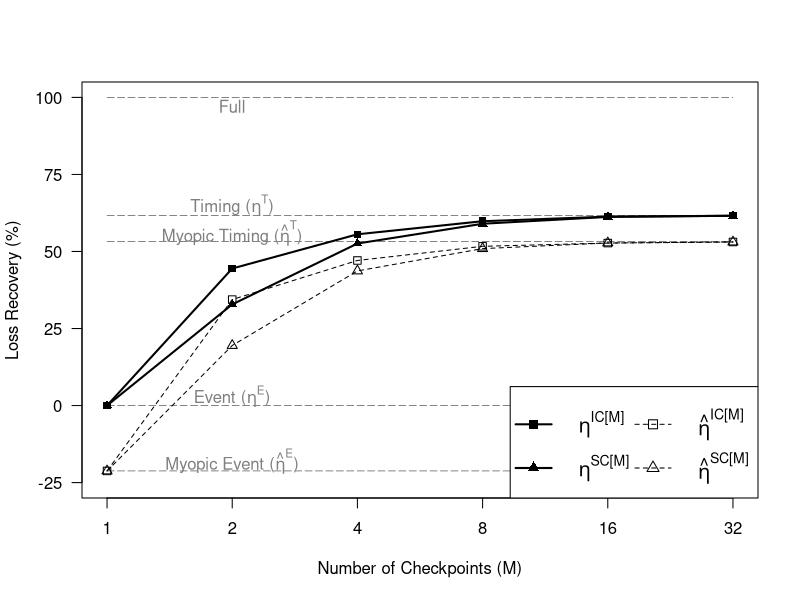

Recreate this plot in R.
#################
# R code for analyzing output and plot figures
# v3.0 (organized on 2014-05-02) for revision 2
# for Figure 5a (convergence of the checkpoint models) in the paper
# published on https://github.com/tong-wang/NVLearning
#################

#NEED TO FIRST SET R WORKING DIRECTORY TO WHERE THE FILES ARE LOCATED!!!
setwd("~/Dropbox/Research/CensoredDemand/NVLearning.git/output/Checkpoint_PowerOfTwo")


#read the output files
data_A <- read.table("NVLearning_CheckpointA.PowerOfTwo.txt", header=TRUE)[c("M", "Pi_A")]
data_B <- read.table("NVLearning_CheckpointB.PowerOfTwo.txt", header=TRUE)[c("M", "Pi_B")]
data_Am <- read.table("NVLearning_CheckpointA_myopic.PowerOfTwo.txt", header=TRUE)[c("M", "Pi_Am")]
data_Bm <- read.table("NVLearning_CheckpointB_myopic.PowerOfTwo.txt", header=TRUE)[c("M", "Pi_Bm")]

Pi_F <- 27.80394629
Pi_E <- 27.45002563
Pi_Em <- 27.3749171
Pi_T <- 27.66852677
Pi_Tm <- 27.63839435


#merge into one data frame
data <- merge(data_A, data_B, by=c("M"))
data <- merge(data, data_Am, by=c("M"))
data <- merge(data, data_Bm, by=c("M"))

#calculate profit gaps
data$Gap_A <- (data$Pi_A - Pi_E) / (Pi_F - Pi_E) * 100
data$Gap_B <- (data$Pi_B - Pi_E) / (Pi_F - Pi_E) * 100
data$Gap_Am <- (data$Pi_Am - Pi_E) / (Pi_F - Pi_E) * 100
data$Gap_Bm <- (data$Pi_Bm - Pi_E) / (Pi_F - Pi_E) * 100
Gap_T <- (Pi_T - Pi_E) / (Pi_F - Pi_E) * 100
Gap_Tm <- (Pi_Tm - Pi_E) / (Pi_F - Pi_E) * 100
Gap_Em <- (Pi_Em - Pi_E) / (Pi_F - Pi_E) * 100


xrange = range(log2(data$M))
#    yrange = c(0,100)
yrange = c(-25,100)

#plot figure 5a
pdf('Figure-Checkpoint-PowerOfTwo.pdf', width = 8, height = 8)

    plot(xrange, yrange, type="n", xlab="Number of Checkpoints (M)", ylab="Loss Recovery (%)", xaxt="n", yaxt="n")
    
    #F model as upper bound (100%)
    lines(log2(data$M), rep(100, length(data$M)), lty=5, lwd=0.5, col="grey10")
    text(x=1, y=97, "Full", col="grey50")
    
    #E model as lower bound (0%)
    lines(log2(data$M), rep(0, length(data$M)), lty=5, lwd=0.5, col="grey10")
    text(x=1, y=3, expression(paste("Event (", eta^"E", ")")), col="grey50")

    #E model as lower bound (0%)
    lines(log2(data$M), rep(Gap_Em, length(data$M)), lty=5, lwd=0.5, col="grey10")
    text(x=1, y=-18, expression(paste("Myopic Event (", hat(eta)^"E", ")")), col="grey50")

    #T model as the limit of IC[M] model
    lines(log2(data$M), rep(Gap_T, length(data$M)), lty=5, lwd=0.5, col="grey10")
    text(x=1, y=65, expression(paste("Timing (", eta^"T", ")")), col="grey50")

    #T model as the limit of IC[M] model
    lines(log2(data$M), rep(Gap_Tm, length(data$M)), lty=5, lwd=0.5, col="grey10")
    text(x=1, y=56, expression(paste("Myopic Timing (", hat(eta)^"T", ")")), col="grey50")


    #IC[M] model
    lines(log2(data$M), data$Gap_A, lty=1, lwd=2)
    points(log2(data$M), data$Gap_A, pch=15)
    
    #IC[M]m model
    lines(log2(data$M), data$Gap_Am, lty=2, lwd=1)
    points(log2(data$M), data$Gap_Am, pch=0)
    #text(x=1, y=88, "Inventory Checkpoint [M]")
    
    #SC[M] model
    lines(log2(data$M), data$Gap_B, lty=1, lwd=2)
    points(log2(data$M), data$Gap_B, pch=17)
    
    #SC[M]m model
    lines(log2(data$M), data$Gap_Bm, lty=2, lwd=1)
    points(log2(data$M), data$Gap_Bm, pch=2)
    #text(x=1, y=25, "Stock-out Checkpoint [M]")
    
    axis(side=1, at=log2(data$M), labels=data$M)
#    axis(side=2, at=seq(50, 100, 10), labels=seq(50, 100, 10), las=1)
    axis(side=2, at=seq(-25, 100, 25), labels=seq(-25, 100, 25), las=1)
    
    #legend(x="bottomright", inset=0.04, legend=c("Inventory Checkpoint [M]", "Stock-out Checkpoint [M]"), lty=c(1,1), lwd=c(1,1), pch=c(9,5), x.intersp=1.5, y.intersp=1.5)
    legend(x="bottomright", inset=0, ncol=2,
        legend=c(expression(eta^"IC[M]"), 
                expression(eta^"SC[M]"), 
                expression(hat(eta)^"IC[M]"), 
                expression(hat(eta)^"SC[M]")), 
        lty=c(1,1,2,2), lwd=c(2,2,1,1), pch=c(15,17,0,2), x.intersp=1.5, y.intersp=1.5, cex=1.2, bg="white")

dev.off()
